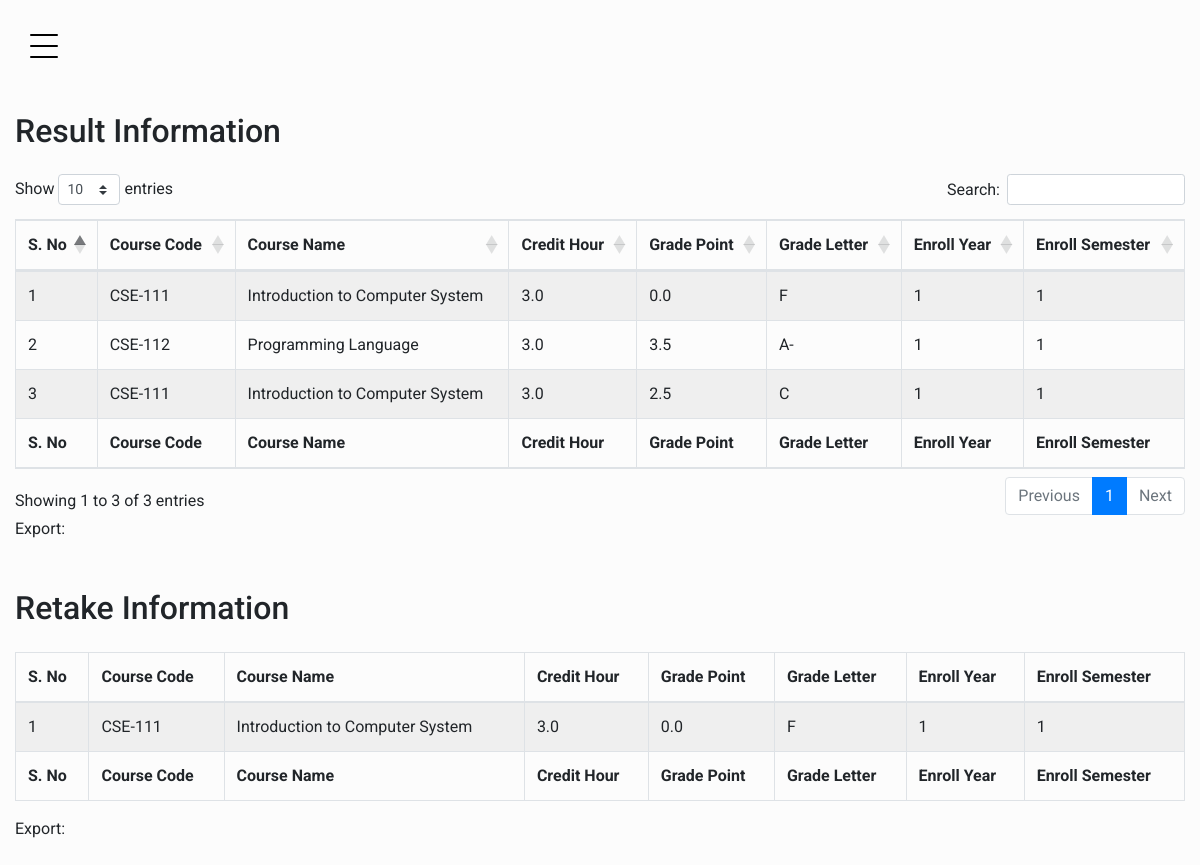
/student_portal/result/ (signed in), run on the app's committed database.
### std_portal/models.py (models this page shows, shortened)
class Result(models.Model):
    student = models.ForeignKey(StudentRegistrationUni, on_delete=models.CASCADE, null=True)
    enroll_course = models.ForeignKey(Enroll, on_delete=models.CASCADE, null=True)
    grade_point = models.FloatField(null=True)
    grade_letter = models.CharField(max_length=5, null=True)

class Enroll(models.Model):
    student = models.ForeignKey(StudentRegistrationUni, on_delete=models.CASCADE, null=True)
    course = models.ForeignKey(Course, on_delete=models.CASCADE, null=True)
    enroll_year = models.IntegerField(blank=True, null=True)
    enroll_semester = models.IntegerField(blank=True, null=True)

class Course(models.Model):
    department = models.ForeignKey(Department, on_delete=models.CASCADE, null=True)
    course_name = models.CharField(max_length=120, null=True)
    course_code = models.CharField(max_length=120, null=True)
    course_credit = models.FloatField(null=True)

### std_portal/views.py (the view)
# urls.py: path('result/',views.result_view,name='result'),
@login_required(login_url='login')
def result_view(request):
    resultObjs = Result.objects.filter(student = request.user.studentregistrationuni)
    retakeObjs = resultObjs.filter(grade_point = 0.0)
    context = {
        'resultobjs':resultObjs,
        'retakeobjs':retakeObjs,
    }
    return render(request,'std_portal/result.html',context)

### std_portal/custom_context_processor.py (called while the page is built)
def get_profile_image(request):
    student = ''
    if hasattr(request.user, 'studentregistrationuni' ):
        student = 'uni'
    elif hasattr(request.user, 'studentregistrationcollage'):
        student = 'clg'
    context = {
        'student': student
    }
    return context

### std_portal/templates/std_portal/result.html (shortened to what this page needs)
{% extends 'std_portal/base.html' %}
{% load static %}
{% block main %}
<div class="row justify-content-center">
    <div class="col-md-12 mb-3">
        <h2>Result Information</h2>
    </div>
    <div class="col-md-12 table-responsive">
        <table id="example" class="table table-striped table-bordered" style="width:100%">
            <thead>
                <tr>
                    <th>S. No</th>
                    <th>Course Code</th>
                    <th>Course Name</th>
                    <th>Credit Hour</th>
                    <th>Grade Point</th>
                    <th>Grade Letter</th>
                    <th>Enroll Year</th>
                    <th>Enroll Semester</th>
                </tr>
            </thead>
            <tbody>
                {% for obj in resultobjs %}
                <tr>
                    <td>{{ forloop.counter }}</td>
                    <td>{{obj.enroll_course.course.course_code}}</td>
                    <td>{{obj.enroll_course.course.course_name}}</td>
                    <td>{{obj.enroll_course.course.course_credit}}</td>
                    <td>{{obj.grade_point}}</td>
                    <td>{{obj.grade_letter}}</td>
                    <td>{{obj.enroll_course.enroll_year}}</td>
                    <td>{{obj.enroll_course.enroll_semester}}</td>
                </tr>
                {% endfor %}
            </tbody>
            <tfoot>
                <tr>
                    <th>S. No</th>
                    <th>Course Code</th>
                    <th>Course Name</th>
                    <th>Credit Hour</th>
                    <th>Grade Point</th>
                    <th>Grade Letter</th>
                    <th>Enroll Year</th>
                    <th>Enroll Semester</th>
                </tr>
            </tfoot>
        </table>
    </div>
    <div class="col-md-12">
        <div class="export">
            <span>Export: </span>
        </div>
    </div>
</div>
<div class="row justify-content-center mt-5">
    <div class="col-md-12 mb-3">
        <h2>Retake Information</h2>
    </div>
    <div class="col-md-12 table-responsive">
        <table id="example" class="table table-striped table-bordered" style="width:100%">
            <thead>
                <tr>
                    <th>S. No</th>
                    <th>Course Code</th>
                    <th>Course Name</th>
                    <th>Credit Hour</th>
                    <th>Grade Point</th>
                    <th>Grade Letter</th>
                    <th>Enroll Year</th>
                    <th>Enroll Semester</th>
                </tr>
            </thead>
            <tbody>
                {% for obj in retakeobjs %}
                <tr>
                    <td>{{ forloop.counter }}</td>
                    <td>{{obj.enroll_course.course.course_code}}</td>
                    <td>{{obj.enroll_course.course.course_name}}</td>
                    <td>{{obj.enroll_course.course.course_credit}}</td>
                    <td>{{obj.grade_point}}</td>
                    <td>{{obj.grade_letter}}</td>
                    <td>{{obj.enroll_course.enroll_year}}</td>
                    <td>{{obj.enroll_course.enroll_semester}}</td>
                </tr>
                {% endfor %}
            </tbody>
            <tfoot>
                <tr>
                    <th>S. No</th>
                    <th>Course Code</th>
                    <th>Course Name</th>
                    <th>Credit Hour</th>
                    <th>Grade Point</th>
                    <th>Grade Letter</th>
                    <th>Enroll Year</th>
                    <th>Enroll Semester</th>
                </tr>
            </tfoot>
        </table>
    </div>
    <div class="col-md-12">
        <div class="export">
            <span>Export: </span>
        </div>
    </div>
</div>
{% endblock main %}

### std_portal/templates/std_portal/base.html (shortened to what this page needs)
{% load static %}
<!doctype html>
<html lang="en">
<head>
    <link href='https://unpkg.com/boxicons@2.1.1/css/boxicons.min.css' rel='stylesheet'>
    <link rel="stylesheet" href="https://cdn.jsdelivr.net/npm/bootstrap@4.6.1/dist/css/bootstrap.min.css"
>
    <link rel="stylesheet" href="https://cdn.datatables.net/1.11.4/css/dataTables.bootstrap4.min.css">
    <link rel="stylesheet" href="https://cdn.datatables.net/buttons/2.2.2/css/buttons.bootstrap4.min.css">
    <link rel="stylesheet" href="{% static 'assets/std_portal/css/style.css' %}">
</head>
<body>
    <aside class="sidebar">
        <div class="toggle">
            <a href="#" class="burger js-menu-toggle" data-toggle="collapse" data-target="#main-navbar">
                <span></span>
            </a>
        </div>
    </aside>
    <main>
        <div class="site-section">
            <div class="container" style="max-width: 1400px;">
                {% block main %}
                {% endblock main %}
            </div>
        </div>
    </main>
</body>
</html>

### static/assets/std_portal/css/style.css (style rules this page uses)
body { font-family: "Roboto", -apple-system, BlinkMacSystemFont, "Segoe UI", Roboto, "Helvetica Neue", Arial, "Noto Sans", sans-serif, "Apple Color Emoji", "Segoe UI Emoji", "Segoe UI Symbol", "Noto Color Emoji"; background-color: #fcfcfc; }
h1, h2, h3, h4, h5, h6, .h1, .h2, .h3, .h4, .h5, .h6 { font-family: "Roboto", -apple-system, BlinkMacSystemFont, "Segoe UI", Roboto, "Helvetica Neue", Arial, "Noto Sans", sans-serif, "Apple Color Emoji", "Segoe UI Emoji", "Segoe UI Symbol", "Noto Color Emoji"; }
a { -webkit-transition: .3s all ease; transition: .3s all ease; }
a, a:hover { text-decoration: none !important; }
body { position: relative; }
body:before { position: absolute; content: ""; z-index: 1; top: 0; left: 0; right: 0; bottom: 0; background-color: rgba(0, 0, 0, 0.05); opacity: 0; visibility: hidden; -webkit-transition: .3s all ease-in-out; transition: .3s all ease-in-out; }
.site-section { padding: 7rem 0; }
aside, main { height: 100vh; min-height: 580px; }
aside { width: 300px; left: 0; z-index: 1001; position: fixed; -webkit-transform: translateX(-100%); transform: translateX(-100%); background-color: #fff; -webkit-transition: 1s -webkit-transform cubic-bezier(0.23, 1, 0.32, 1); transition: 1s -webkit-transform cubic-bezier(0.23, 1, 0.32, 1); transition: 1s transform cubic-bezier(0.23, 1, 0.32, 1); transition: 1s transform cubic-bezier(0.23, 1, 0.32, 1), 1s -webkit-transform cubic-bezier(0.23, 1, 0.32, 1); }
aside .toggle { padding-left: 30px; padding-top: 30px; position: absolute; right: 0; -webkit-transform: translateX(100%); transform: translateX(100%); }
main { width: calc(100%); -webkit-transition: 1s -webkit-transform cubic-bezier(0.23, 1, 0.32, 1); transition: 1s -webkit-transform cubic-bezier(0.23, 1, 0.32, 1); transition: 1s transform cubic-bezier(0.23, 1, 0.32, 1); transition: 1s transform cubic-bezier(0.23, 1, 0.32, 1), 1s -webkit-transform cubic-bezier(0.23, 1, 0.32, 1); }
.burger { width: 28px; height: 32px; cursor: pointer; position: relative; z-index: 99; float: right; }
.burger:before, .burger span, .burger:after { width: 100%; height: 2px; display: block; background: #000; border-radius: 2px; position: absolute; opacity: 1; }
.burger:before, .burger:after { -webkit-transition: top 0.35s cubic-bezier(0.23, 1, 0.32, 1), opacity 0.35s cubic-bezier(0.23, 1, 0.32, 1), background-color 1.15s cubic-bezier(0.86, 0, 0.07, 1), -webkit-transform 0.35s cubic-bezier(0.23, 1, 0.32, 1); transition: top 0.35s cubic-bezier(0.23, 1, 0.32, 1), opacity 0.35s cubic-bezier(0.23, 1, 0.32, 1), background-color 1.15s cubic-bezier(0.86, 0, 0.07, 1), -webkit-transform 0.35s cubic-bezier(0.23, 1, 0.32, 1); transition: top 0.35s cubic-bezier(0.23, 1, 0.32, 1), transform 0.35s cubic-bezier(0.23, 1, 0.32, 1), opacity 0.35s cubic-bezier(0.23, 1, 0.32, 1), background-color 1.15s cubic-bezier(0.86, 0, 0.07, 1); transition: top 0.35s cubic-bezier(0.23, 1, 0.32, 1), transform 0.35s cubic-bezier(0.23, 1, 0.32, 1), opacity 0.35s cubic-bezier(0.23, 1, 0.32, 1), background-color 1.15s cubic-bezier(0.86, 0, 0.07, 1), -webkit-transform 0.35s cubic-bezier(0.23, 1, 0.32, 1); -webkit-transition: top 0.35s cubic-bezier(0.23, 1, 0.32, 1), -webkit-transform 0.35s cubic-bezier(0.23, 1, 0.32, 1), opacity 0.35s cubic-bezier(0.23, 1, 0.32, 1), background-color 1.15s cubic-bezier(0.86, 0, 0.07, 1); content: ""; }
.burger:before { top: 4px; }
.burger span { top: 15px; }
.burger:after { top: 26px; }

### data on the page
Result: enroll_course.course.course_code "CSE-111", enroll_course.course.course_name "Introduction to Computer System", enroll_course.course.course_credit "3.0", grade_point "0.0", grade_letter "F", enroll_course.enroll_year "1", enroll_course.enroll_semester "1"
Result: enroll_course.course.course_code "CSE-112", enroll_course.course.course_name "Programming Language", enroll_course.course.course_credit "3.0", grade_point "3.5", grade_letter "A-", enroll_course.enroll_year "1", enroll_course.enroll_semester "1"
Result: enroll_course.course.course_code "CSE-111", enroll_course.course.course_name "Introduction to Computer System", enroll_course.course.course_credit "3.0", grade_point "2.5", grade_letter "C", enroll_course.enroll_year "1", enroll_course.enroll_semester "1"
